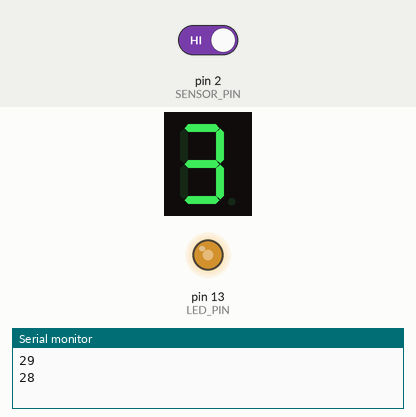
The sketch below on a simulated Arduino Uno, built with avr-gcc and run on an emulated ATmega328P. Shown: 1-digit seven-segment display, output pins drawn as LEDs (lit = HIGH), the last lines printed to the serial monitor. Wiring (inferred from the names in the program): 1-digit 7-segment display, segments lit when HIGH: segments pin 11, pin 12, pin 6, pin 7, pin 8, pin 10, pin 9. The inputs (shaded band) are chosen by the test bench; at power-on: pin 2 (SENSOR_PIN) HIGH. The segment pins are drawn as the display they are named for; pins used as bus, display or sensor lines are not drawn.

Above: at 0.7 s.
1.3 s: pin 2 (SENSOR_PIN) driven LOW
At 4.37 s:
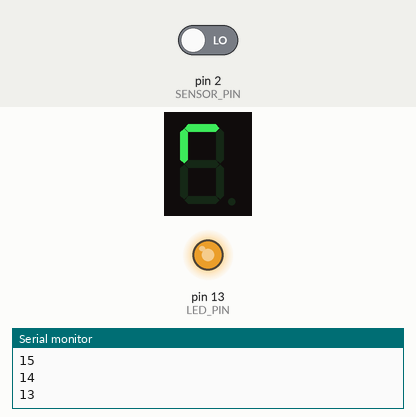
6.7 s: pin 2 (SENSOR_PIN) driven HIGH
At 6.87 s:
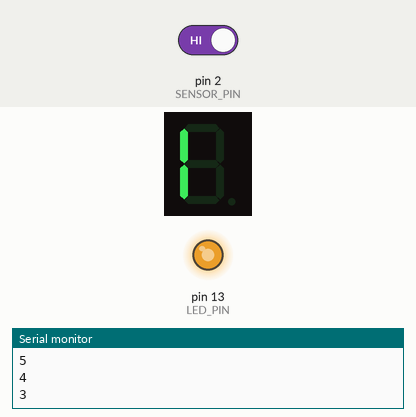
At 8.3 s:
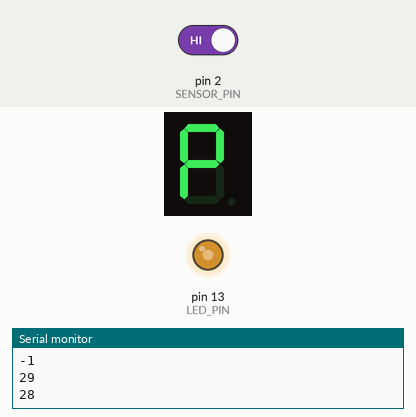
Timing chart, 0 to 13.1 s (numbered marks = the images above; inputs shaded):
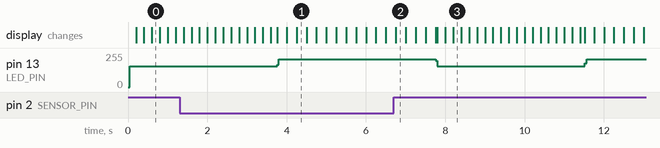

The sketch:

z.ino
```cpp
int TIMER_START = 30;
int TIMER_SPEED = 250;
int ANIMATION_SPEED = 200;


int temp_timer_start = TIMER_START;
int animationCounter = 0;
int SENSOR_PIN = 2;
int LED_PIN = 13;
int sensor_state = 0;
int A = 11;
int B = 12;
int C = 6;
int D = 7;
int E = 8;
int F = 10;
int G = 9;
unsigned long previousMillisAnimation = 0;
unsigned long previousMillisTimer = 0;
bool cleanScreen = true;
bool sensorActive= false;
void setup()
{
  Serial.begin(9600);
  pinMode(SENSOR_PIN,INPUT_PULLUP);
  pinMode(LED_PIN,OUTPUT);
  pinMode(A,OUTPUT);
  pinMode(B,OUTPUT);
  pinMode(C,OUTPUT);
  pinMode(D,OUTPUT);
  pinMode(E,OUTPUT);
  pinMode(F,OUTPUT);
  pinMode(G,OUTPUT);

}

void loop()
{
  sensor_state = digitalRead(2);
  digitalWrite(LED_PIN,LOW);
  if(cleanScreen){
    digitalWrite(A,HIGH);
  	digitalWrite(B,HIGH);
  	digitalWrite(C,HIGH);
  	digitalWrite(D,HIGH);
  	digitalWrite(E,HIGH);
 	 digitalWrite(F,HIGH);
    digitalWrite(G,HIGH);
  }

  unsigned long currentMillis = millis();


  if(sensor_state == HIGH){
   	cleanScreen=false;
  	sensorActive=true;
  }


  if(sensorActive==true){
  	 timer(currentMillis);
    digitalWrite(LED_PIN,HIGH);
    if(temp_timer_start>=0){

      if(temp_timer_start>15){

    	animation(currentMillis);
      }
      else{
      	counter(temp_timer_start);

      }
    }
    else{
    temp_timer_start = TIMER_START;
      sensorActive=false;
      cleanScreen=true;
      animationCounter = 0;
    }
  }

}
void timer(long currentMillis){
	if(currentMillis - previousMillisTimer>TIMER_SPEED){
  	previousMillisTimer += TIMER_SPEED;
    temp_timer_start--;
	Serial.println(temp_timer_start);
  }
}
void counter(int time){
  switch(time){
  	case 15:
    	charF();
     	break;
    case 14:
    	charE();
     	break;
    case 13:
    	charD();
     	break;
    case 12:
    	charC();
     	break;
    case 11:
    	charB();
     	break;
    case 10:
    	charA();
     	break;
    case 9:
    	nine();
     	break;
    case 8:
    	eight();
     	break;
    case 7:
    	seven();
     	break;
    case 6:
    	six();
     	break;
    case 5:
    	five();
     	break;
    case 4:
    	four();
     	break;
    case 3:
    	three();
     	break;
    case 2:
    	two();
        break;
    case 1:
    	one();
     	break;
    case 0:
    	zero();
    	break;
    default:break;
  }

}

void zero(){
  digitalWrite(A,LOW);
  digitalWrite(B,LOW);
  digitalWrite(C,LOW);
  digitalWrite(D,LOW);
  digitalWrite(E,LOW);
  digitalWrite(F,LOW);
  digitalWrite(G,HIGH);
}

void one(){
  digitalWrite(A,HIGH);
  digitalWrite(B,LOW);
  digitalWrite(C,LOW);
  digitalWrite(D,HIGH);
  digitalWrite(E,HIGH);
  digitalWrite(F,HIGH);
  digitalWrite(G,HIGH);
}

void two(){
  digitalWrite(A,LOW);
  digitalWrite(B,LOW);
  digitalWrite(C,HIGH);
  digitalWrite(D,LOW);
  digitalWrite(E,LOW);
  digitalWrite(F,HIGH);
  digitalWrite(G,LOW);
}

void three(){
  digitalWrite(A,LOW);
  digitalWrite(B,LOW);
  digitalWrite(C,LOW);
  digitalWrite(D,LOW);
  digitalWrite(E,HIGH);
  digitalWrite(F,HIGH);
  digitalWrite(G,LOW);
}
void four(){
  digitalWrite(A,HIGH);
  digitalWrite(B,LOW);
  digitalWrite(C,LOW);
  digitalWrite(D,HIGH);
  digitalWrite(E,HIGH);
  digitalWrite(F,LOW);
  digitalWrite(G,LOW);
}
void five(){
  digitalWrite(A,LOW);
  digitalWrite(B,HIGH);
  digitalWrite(C,LOW);
  digitalWrite(D,LOW);
  digitalWrite(E,HIGH);
  digitalWrite(F,LOW);
  digitalWrite(G,LOW);
}

void six(){
  digitalWrite(A,LOW);
  digitalWrite(B,HIGH);
  digitalWrite(C,LOW);
  digitalWrite(D,LOW);
  digitalWrite(E,LOW);
  digitalWrite(F,LOW);
  digitalWrite(G,LOW);
}

void seven(){
  digitalWrite(A,LOW);
  digitalWrite(B,LOW);
  digitalWrite(C,LOW);
  digitalWrite(D,HIGH);
  digitalWrite(E,HIGH);
  digitalWrite(F,HIGH);
  digitalWrite(G,HIGH);
}
void eight(){
  digitalWrite(A,LOW);
  digitalWrite(B,LOW);
  digitalWrite(C,LOW);
  digitalWrite(D,LOW);
  digitalWrite(E,LOW);
  digitalWrite(F,LOW);
  digitalWrite(G,LOW);
}

void nine(){
  digitalWrite(A,LOW);
  digitalWrite(B,LOW);
  digitalWrite(C,LOW);
  digitalWrite(D,LOW);
  digitalWrite(E,HIGH);
  digitalWrite(F,LOW);
  digitalWrite(G,LOW);
}
void charA(){
  digitalWrite(A,LOW);
  digitalWrite(B,LOW);
  digitalWrite(C,LOW);
  digitalWrite(D,HIGH);
  digitalWrite(E,LOW);
  digitalWrite(F,LOW);
  digitalWrite(G,LOW);
}
void charB(){
  digitalWrite(A,HIGH);
  digitalWrite(B,HIGH);
  digitalWrite(C,LOW);
  digitalWrite(D,LOW);
  digitalWrite(E,LOW);
  digitalWrite(F,LOW);
  digitalWrite(G,LOW);
}
void charC(){
  digitalWrite(A,LOW);
  digitalWrite(B,HIGH);
  digitalWrite(C,HIGH);
  digitalWrite(D,LOW);
  digitalWrite(E,LOW);
  digitalWrite(F,LOW);
  digitalWrite(G,HIGH);
}
void charD(){
  digitalWrite(A,HIGH);
  digitalWrite(B,LOW);
  digitalWrite(C,LOW);
  digitalWrite(D,LOW);
  digitalWrite(E,LOW);
  digitalWrite(F,HIGH);
  digitalWrite(G,LOW);
}
void charE(){
  digitalWrite(A,LOW);
  digitalWrite(B,HIGH);
  digitalWrite(C,HIGH);
  digitalWrite(D,LOW);
  digitalWrite(E,LOW);
  digitalWrite(F,LOW);
  digitalWrite(G,LOW);
}
void charF(){
  digitalWrite(A,LOW);
  digitalWrite(B,HIGH);
  digitalWrite(C,HIGH);
  digitalWrite(D,HIGH);
  digitalWrite(E,LOW);
  digitalWrite(F,LOW);
  digitalWrite(G,LOW);
}


void animation(long currentMillis){

  if(currentMillis - previousMillisAnimation>ANIMATION_SPEED){

  	previousMillisAnimation += ANIMATION_SPEED;

    switch(animationCounter% 3){
    	case 0:
      		digitalWrite(E,HIGH);
  			digitalWrite(F,HIGH);
      		digitalWrite(A,LOW);
  			digitalWrite(B,LOW);
      		break;
      	case 1:
      		digitalWrite(A,HIGH);
  			digitalWrite(B,HIGH);
      		digitalWrite(C,LOW);
  			digitalWrite(D,LOW);
      		break;
      	case 2:
      		digitalWrite(C,HIGH);
  			digitalWrite(D,HIGH);
      		digitalWrite(E,LOW);
  			digitalWrite(F,LOW);
      		break;
      	default: break;

    }
    animationCounter +=1;


  }
}
```

Measured:
- after the input at 6.7 s, the display: first differs from a run without the input after 1.1 s (image 3)
